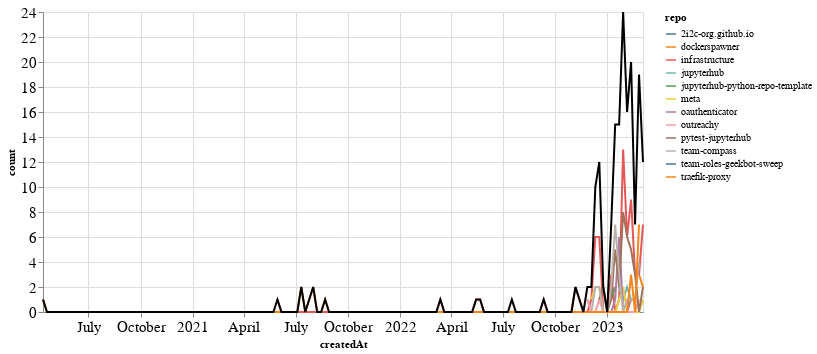

Source (notebook cell):
### Markdown cell above
### Comments

### Code cell
comments_time = comments.groupby('repo').resample('W', on='createdAt').count()['author'].reset_index()
comments_time = comments_time.rename(columns={'author': 'count'})
comments_time_total = comments_time.groupby('createdAt').agg({"count": "sum"}).reset_index()
ch1 = alt.Chart(comments_time, width=600).mark_line().encode(
    x='createdAt',
    y='count',
    color='repo',
    tooltip="repo"
)

ch2 = alt.Chart(comments_time_total, width=600).mark_line(color="black").encode(
    x='createdAt',
    y='count',
)

ch1 + ch2

### Figure 1 — Vega-Lite specification as saved in the notebook (floating-point values rounded to 4 significant figures; data arrays with more than 128 entries replaced by an {"elided": "..."} marker saying what was removed)
{"config": {"axisLeft": {"labelFontSize": 15}, "axisBottom": {"labelFontSize": 15}}, "layer": [{"data": {"name": "data-3193329cc4352b81c6fb0533a650c592"}, "mark": "line", "encoding": {"color": {"field": "repo", "type": "nominal"}, "tooltip": {"field": "repo", "type": "nominal"}, "x": {"field": "createdAt", "type": "temporal"}, "y": {"field": "count", "type": "quantitative"}}, "width": 600}, {"data": {"name": "data-9cedd911d25278abf34c0bfbee67935e"}, "mark": {"type": "line", "color": "black"}, "encoding": {"x": {"field": "createdAt", "type": "temporal"}, "y": {"field": "count", "type": "quantitative"}}, "width": 600}], "$schema": "https://vega.github.io/schema/vega-lite/v4.17.0.json", "datasets": {"data-3193329cc4352b81c6fb0533a650c592": {"elided": "339 records"}, "data-9cedd911d25278abf34c0bfbee67935e": {"elided": "152 records"}}}
